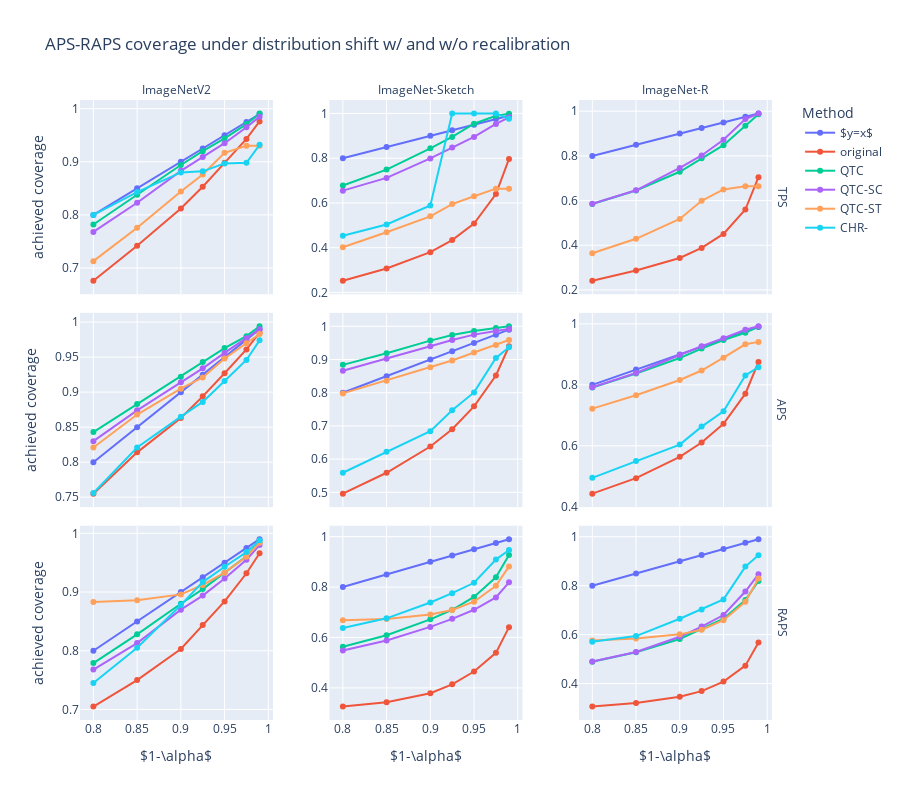

The code cell stored with this chart in its notebook:
### Code cell
rcp_lines_df = rcp_lines_df.query("Method in ['$y=x$', 'original', 'QTC', 'QTC-SC', 'QTC-ST', 'CHR-']")

# unstable setting
rcp_lines_df = rcp_lines_df.query("(ConformalPredictor != 'TPS' | Dataset != 'ImageNet-R') | Method != 'CHR-'")

rcp_lines_df = rcp_lines_df.query("((raps_kreg == @kreg) & (raps_lambda == @lamda)) | ConformalPredictor == 'APS' | ConformalPredictor == 'TPS'")

fig = px.line(
    rcp_lines_df,
    x='1_alpha', y='predicted_coverage', color='Method', markers=True, facet_col='Dataset', facet_col_spacing=0.08,
    facet_row='ConformalPredictor',
    category_orders={
        "Method": ['$y=x$', 'original', 'QTC', 'QTC-SC', 'QTC-ST', 'CHR-'],
        "ConformalPredictor": ["TPS", "APS", "RAPS"],
        "Dataset": ["ImageNetV2", "ImageNet-Sketch", "ImageNet-R"]
    },
    title="TPS, APS, and RAPS coverage under distribution shift w/ and w/o recalibration",
    labels = {
        '1_alpha': r'$1-\alpha$',
        'predicted_coverage': 'achieved coverage'
    }
)

fig.for_each_annotation(lambda a: a.update(text=a.text.split("=")[-1]))

fig.update_yaxes(matches=None, showticklabels=True)

fig.update_layout(height=800)

fig.show()

### Figure 1 — Plotly figure (JSON) as saved in the notebook; plotly's stock layout.template omitted (floating-point values rounded to 4 significant figures)
{"data": [{"hovertemplate": "Method=$y=x$<br>ConformalPredictor=TPS<br>Dataset=ImageNetV2<br>$1-\\alpha$=%{x}<br>achieved coverage=%{y}<extra></extra>", "legendgroup": "$y=x$", "line": {"color": "#636efa", "dash": "solid"}, "marker": {"symbol": "circle"}, "mode": "markers+lines", "name": "$y=x$", "orientation": "v", "showlegend": true, "type": "scatter", "x": [0.8, 0.85, 0.9, 0.925, 0.95, 0.975, 0.99], "xaxis": "x7", "y": [0.8, 0.85, 0.9, 0.925, 0.95, 0.975, 0.99], "yaxis": "y7"}, {"hovertemplate": "Method=$y=x$<br>ConformalPredictor=TPS<br>Dataset=ImageNet-Sketch<br>$1-\\alpha$=%{x}<br>achieved coverage=%{y}<extra></extra>", "legendgroup": "$y=x$", "line": {"color": "#636efa", "dash": "solid"}, "marker": {"symbol": "circle"}, "mode": "markers+lines", "name": "$y=x$", "orientation": "v", "showlegend": false, "type": "scatter", "x": [0.8, 0.85, 0.9, 0.925, 0.95, 0.975, 0.99], "xaxis": "x8", "y": [0.8, 0.85, 0.9, 0.925, 0.95, 0.975, 0.99], "yaxis": "y8"}, {"hovertemplate": "Method=$y=x$<br>ConformalPredictor=TPS<br>Dataset=ImageNet-R<br>$1-\\alpha$=%{x}<br>achieved coverage=%{y}<extra></extra>", "legendgroup": "$y=x$", "line": {"color": "#636efa", "dash": "solid"}, "marker": {"symbol": "circle"}, "mode": "markers+lines", "name": "$y=x$", "orientation": "v", "showlegend": false, "type": "scatter", "x": [0.8, 0.85, 0.9, 0.925, 0.95, 0.975, 0.99], "xaxis": "x9", "y": [0.8, 0.85, 0.9, 0.925, 0.95, 0.975, 0.99], "yaxis": "y9"}, {"hovertemplate": "Method=$y=x$<br>ConformalPredictor=APS<br>Dataset=ImageNetV2<br>$1-\\alpha$=%{x}<br>achieved coverage=%{y}<extra></extra>", "legendgroup": "$y=x$", "line": {"color": "#636efa", "dash": "solid"}, "marker": {"symbol": "circle"}, "mode": "markers+lines", "name": "$y=x$", "orientation": "v", "showlegend": false, "type": "scatter", "x": [0.8, 0.85, 0.9, 0.925, 0.95, 0.975, 0.99], "xaxis": "x4", "y": [0.8, 0.85, 0.9, 0.925, 0.95, 0.975, 0.99], "yaxis": "y4"}, {"hovertemplate": "Method=$y=x$<br>ConformalPredictor=APS<br>Dataset=ImageNet-Sketch<br>$1-\\alpha$=%{x}<br>achieved coverage=%{y}<extra></extra>", "legendgroup": "$y=x$", "line": {"color": "#636efa", "dash": "solid"}, "marker": {"symbol": "circle"}, "mode": "markers+lines", "name": "$y=x$", "orientation": "v", "showlegend": false, "type": "scatter", "x": [0.8, 0.85, 0.9, 0.925, 0.95, 0.975, 0.99], "xaxis": "x5", "y": [0.8, 0.85, 0.9, 0.925, 0.95, 0.975, 0.99], "yaxis": "y5"}, {"hovertemplate": "Method=$y=x$<br>ConformalPredictor=APS<br>Dataset=ImageNet-R<br>$1-\\alpha$=%{x}<br>achieved coverage=%{y}<extra></extra>", "legendgroup": "$y=x$", "line": {"color": "#636efa", "dash": "solid"}, "marker": {"symbol": "circle"}, "mode": "markers+lines", "name": "$y=x$", "orientation": "v", "showlegend": false, "type": "scatter", "x": [0.8, 0.85, 0.9, 0.925, 0.95, 0.975, 0.99], "xaxis": "x6", "y": [0.8, 0.85, 0.9, 0.925, 0.95, 0.975, 0.99], "yaxis": "y6"}, {"hovertemplate": "Method=$y=x$<br>ConformalPredictor=RAPS<br>Dataset=ImageNetV2<br>$1-\\alpha$=%{x}<br>achieved coverage=%{y}<extra></extra>", "legendgroup": "$y=x$", "line": {"color": "#636efa", "dash": "solid"}, "marker": {"symbol": "circle"}, "mode": "markers+lines", "name": "$y=x$", "orientation": "v", "showlegend": false, "type": "scatter", "x": [0.8, 0.85, 0.9, 0.925, 0.95, 0.975, 0.99], "xaxis": "x", "y": [0.8, 0.85, 0.9, 0.925, 0.95, 0.975, 0.99], "yaxis": "y"}, {"hovertemplate": "Method=$y=x$<br>ConformalPredictor=RAPS<br>Dataset=ImageNet-Sketch<br>$1-\\alpha$=%{x}<br>achieved coverage=%{y}<extra></extra>", "legendgroup": "$y=x$", "line": {"color": "#636efa", "dash": "solid"}, "marker": {"symbol": "circle"}, "mode": "markers+lines", "name": "$y=x$", "orientation": "v", "showlegend": false, "type": "scatter", "x": [0.8, 0.85, 0.9, 0.925, 0.95, 0.975, 0.99], "xaxis": "x2", "y": [0.8, 0.85, 0.9, 0.925, 0.95, 0.975, 0.99], "yaxis": "y2"}, {"hovertemplate": "Method=$y=x$<br>ConformalPredictor=RAPS<br>Dataset=ImageNet-R<br>$1-\\alpha$=%{x}<br>achieved coverage=%{y}<extra></extra>", "legendgroup": "$y=x$", "line": {"color": "#636efa", "dash": "solid"}, "marker": {"symbol": "circle"}, "mode": "markers+lines", "name": "$y=x$", "orientation": "v", "showlegend": false, "type": "scatter", "x": [0.8, 0.85, 0.9, 0.925, 0.95, 0.975, 0.99], "xaxis": "x3", "y": [0.8, 0.85, 0.9, 0.925, 0.95, 0.975, 0.99], "yaxis": "y3"}, {"hovertemplate": "Method=original<br>ConformalPredictor=TPS<br>Dataset=ImageNetV2<br>$1-\\alpha$=%{x}<br>achieved coverage=%{y}<extra></extra>", "legendgroup": "original", "line": {"color": "#EF553B", "dash": "solid"}, "marker": {"symbol": "circle"}, "mode": "markers+lines", "name": "original", "orientation": "v", "showlegend": true, "type": "scatter", "x": [0.8, 0.85, 0.9, 0.925, 0.95, 0.975, 0.99], "xaxis": "x7", "y": [0.676, 0.742, 0.812, 0.853, 0.898, 0.943, 0.976], "yaxis": "y7"}, {"hovertemplate": "Method=original<br>ConformalPredictor=TPS<br>Dataset=ImageNet-Sketch<br>$1-\\alpha$=%{x}<br>achieved coverage=%{y}<extra></extra>", "legendgroup": "original", "line": {"color": "#EF553B", "dash": "solid"}, "marker": {"symbol": "circle"}, "mode": "markers+lines", "name": "original", "orientation": "v", "showlegend": false, "type": "scatter", "x": [0.8, 0.85, 0.9, 0.925, 0.95, 0.975, 0.99], "xaxis": "x8", "y": [0.252, 0.307, 0.38, 0.434, 0.508, 0.64, 0.797], "yaxis": "y8"}, {"hovertemplate": "Method=original<br>ConformalPredictor=TPS<br>Dataset=ImageNet-R<br>$1-\\alpha$=%{x}<br>achieved coverage=%{y}<extra></extra>", "legendgroup": "original", "line": {"color": "#EF553B", "dash": "solid"}, "marker": {"symbol": "circle"}, "mode": "markers+lines", "name": "original", "orientation": "v", "showlegend": false, "type": "scatter", "x": [0.8, 0.85, 0.9, 0.925, 0.95, 0.975, 0.99], "xaxis": "x9", "y": [0.241, 0.287, 0.343, 0.388, 0.451, 0.56, 0.705], "yaxis": "y9"}, {"hovertemplate": "Method=original<br>ConformalPredictor=APS<br>Dataset=ImageNetV2<br>$1-\\alpha$=%{x}<br>achieved coverage=%{y}<extra></extra>", "legendgroup": "original", "line": {"color": "#EF553B", "dash": "solid"}, "marker": {"symbol": "circle"}, "mode": "markers+lines", "name": "original", "orientation": "v", "showlegend": false, "type": "scatter", "x": [0.8, 0.85, 0.9, 0.925, 0.95, 0.975, 0.99], "xaxis": "x4", "y": [0.755, 0.814, 0.863, 0.894, 0.927, 0.961, 0.985], "yaxis": "y4"}, {"hovertemplate": "Method=original<br>ConformalPredictor=APS<br>Dataset=ImageNet-Sketch<br>$1-\\alpha$=%{x}<br>achieved coverage=%{y}<extra></extra>", "legendgroup": "original", "line": {"color": "#EF553B", "dash": "solid"}, "marker": {"symbol": "circle"}, "mode": "markers+lines", "name": "original", "orientation": "v", "showlegend": false, "type": "scatter", "x": [0.8, 0.85, 0.9, 0.925, 0.95, 0.975, 0.99], "xaxis": "x5", "y": [0.496, 0.559, 0.638, 0.69, 0.759, 0.852, 0.94], "yaxis": "y5"}, {"hovertemplate": "Method=original<br>ConformalPredictor=APS<br>Dataset=ImageNet-R<br>$1-\\alpha$=%{x}<br>achieved coverage=%{y}<extra></extra>", "legendgroup": "original", "line": {"color": "#EF553B", "dash": "solid"}, "marker": {"symbol": "circle"}, "mode": "markers+lines", "name": "original", "orientation": "v", "showlegend": false, "type": "scatter", "x": [0.8, 0.85, 0.9, 0.925, 0.95, 0.975, 0.99], "xaxis": "x6", "y": [0.443, 0.494, 0.564, 0.611, 0.672, 0.771, 0.875], "yaxis": "y6"}, {"hovertemplate": "Method=original<br>ConformalPredictor=RAPS<br>Dataset=ImageNetV2<br>$1-\\alpha$=%{x}<br>achieved coverage=%{y}<extra></extra>", "legendgroup": "original", "line": {"color": "#EF553B", "dash": "solid"}, "marker": {"symbol": "circle"}, "mode": "markers+lines", "name": "original", "orientation": "v", "showlegend": false, "type": "scatter", "x": [0.8, 0.85, 0.9, 0.925, 0.95, 0.975, 0.99], "xaxis": "x", "y": [0.705, 0.75, 0.803, 0.844, 0.884, 0.932, 0.966], "yaxis": "y"}, {"hovertemplate": "Method=original<br>ConformalPredictor=RAPS<br>Dataset=ImageNet-Sketch<br>$1-\\alpha$=%{x}<br>achieved coverage=%{y}<extra></extra>", "legendgroup": "original", "line": {"color": "#EF553B", "dash": "solid"}, "marker": {"symbol": "circle"}, "mode": "markers+lines", "name": "original", "orientation": "v", "showlegend": false, "type": "scatter", "x": [0.8, 0.85, 0.9, 0.925, 0.95, 0.975, 0.99], "xaxis": "x2", "y": [0.326, 0.343, 0.379, 0.414, 0.465, 0.539, 0.641], "yaxis": "y2"}, {"hovertemplate": "Method=original<br>ConformalPredictor=RAPS<br>Dataset=ImageNet-R<br>$1-\\alpha$=%{x}<br>achieved coverage=%{y}<extra></extra>", "legendgroup": "original", "line": {"color": "#EF553B", "dash": "solid"}, "marker": {"symbol": "circle"}, "mode": "markers+lines", "name": "original", "orientation": "v", "showlegend": false, "type": "scatter", "x": [0.8, 0.85, 0.9, 0.925, 0.95, 0.975, 0.99], "xaxis": "x3", "y": [0.306, 0.32, 0.346, 0.369, 0.408, 0.473, 0.568], "yaxis": "y3"}, {"hovertemplate": "Method=QTC<br>ConformalPredictor=TPS<br>Dataset=ImageNetV2<br>$1-\\alpha$=%{x}<br>achieved coverage=%{y}<extra></extra>", "legendgroup": "QTC", "line": {"color": "#00cc96", "dash": "solid"}, "marker": {"symbol": "circle"}, "mode": "markers+lines", "name": "QTC", "orientation": "v", "showlegend": true, "type": "scatter", "x": [0.8, 0.85, 0.9, 0.925, 0.95, 0.975, 0.99], "xaxis": "x7", "y": [0.782, 0.838, 0.894, 0.92, 0.944, 0.971, 0.991], "yaxis": "y7"}, {"hovertemplate": "Method=QTC<br>ConformalPredictor=TPS<br>Dataset=ImageNet-Sketch<br>$1-\\alpha$=%{x}<br>achieved coverage=%{y}<extra></extra>", "legendgroup": "QTC", "line": {"color": "#00cc96", "dash": "solid"}, "marker": {"symbol": "circle"}, "mode": "markers+lines", "name": "QTC", "orientation": "v", "showlegend": false, "type": "scatter", "x": [0.8, 0.85, 0.9, 0.925, 0.95, 0.975, 0.99], "xaxis": "x8", "y": [0.678, 0.749, 0.844, 0.895, 0.954, 0.99, 0.999], "yaxis": "y8"}, {"hovertemplate": "Method=QTC<br>ConformalPredictor=TPS<br>Dataset=ImageNet-R<br>$1-\\alpha$=%{x}<br>achieved coverage=%{y}<extra></extra>", "legendgroup": "QTC", "line": {"color": "#00cc96", "dash": "solid"}, "marker": {"symbol": "circle"}, "mode": "markers+lines", "name": "QTC", "orientation": "v", "showlegend": false, "type": "scatter", "x": [0.8, 0.85, 0.9, 0.925, 0.95, 0.975, 0.99], "xaxis": "x9", "y": [0.585, 0.645, 0.729, 0.789, 0.848, 0.935, 0.987], "yaxis": "y9"}, {"hovertemplate": "Method=QTC<br>ConformalPredictor=APS<br>Dataset=ImageNetV2<br>$1-\\alpha$=%{x}<br>achieved coverage=%{y}<extra></extra>", "legendgroup": "QTC", "line": {"color": "#00cc96", "dash": "solid"}, "marker": {"symbol": "circle"}, "mode": "markers+lines", "name": "QTC", "orientation": "v", "showlegend": false, "type": "scatter", "x": [0.8, 0.85, 0.9, 0.925, 0.95, 0.975, 0.99], "xaxis": "x4", "y": [0.843, 0.883, 0.922, 0.943, 0.963, 0.98, 0.994], "yaxis": "y4"}, {"hovertemplate": "Method=QTC<br>ConformalPredictor=APS<br>Dataset=ImageNet-Sketch<br>$1-\\alpha$=%{x}<br>achieved coverage=%{y}<extra></extra>", "legendgroup": "QTC", "line": {"color": "#00cc96", "dash": "solid"}, "marker": {"symbol": "circle"}, "mode": "markers+lines", "name": "QTC", "orientation": "v", "showlegend": false, "type": "scatter", "x": [0.8, 0.85, 0.9, 0.925, 0.95, 0.975, 0.99], "xaxis": "x5", "y": [0.884, 0.919, 0.957, 0.974, 0.986, 0.995, 1], "yaxis": "y5"}, {"hovertemplate": "Method=QTC<br>ConformalPredictor=APS<br>Dataset=ImageNet-R<br>$1-\\alpha$=%{x}<br>achieved coverage=%{y}<extra></extra>", "legendgroup": "QTC", "line": {"color": "#00cc96", "dash": "solid"}, "marker": {"symbol": "circle"}, "mode": "markers+lines", "name": "QTC", "orientation": "v", "showlegend": false, "type": "scatter", "x": [0.8, 0.85, 0.9, 0.925, 0.95, 0.975, 0.99], "xaxis": "x6", "y": [0.791, 0.837, 0.888, 0.919, 0.947, 0.971, 0.991], "yaxis": "y6"}, {"hovertemplate": "Method=QTC<br>ConformalPredictor=RAPS<br>Dataset=ImageNetV2<br>$1-\\alpha$=%{x}<br>achieved coverage=%{y}<extra></extra>", "legendgroup": "QTC", "line": {"color": "#00cc96", "dash": "solid"}, "marker": {"symbol": "circle"}, "mode": "markers+lines", "name": "QTC", "orientation": "v", "showlegend": false, "type": "scatter", "x": [0.8, 0.85, 0.9, 0.925, 0.95, 0.975, 0.99], "xaxis": "x", "y": [0.779, 0.828, 0.88, 0.905, 0.933, 0.961, 0.985], "yaxis": "y"}, {"hovertemplate": "Method=QTC<br>ConformalPredictor=RAPS<br>Dataset=ImageNet-Sketch<br>$1-\\alpha$=%{x}<br>achieved coverage=%{y}<extra></extra>", "legendgroup": "QTC", "line": {"color": "#00cc96", "dash": "solid"}, "marker": {"symbol": "circle"}, "mode": "markers+lines", "name": "QTC", "orientation": "v", "showlegend": false, "type": "scatter", "x": [0.8, 0.85, 0.9, 0.925, 0.95, 0.975, 0.99], "xaxis": "x2", "y": [0.563, 0.609, 0.672, 0.71, 0.761, 0.839, 0.927], "yaxis": "y2"}, {"hovertemplate": "Method=QTC<br>ConformalPredictor=RAPS<br>Dataset=ImageNet-R<br>$1-\\alpha$=%{x}<br>achieved coverage=%{y}<extra></extra>", "legendgroup": "QTC", "line": {"color": "#00cc96", "dash": "solid"}, "marker": {"symbol": "circle"}, "mode": "markers+lines", "name": "QTC", "orientation": "v", "showlegend": false, "type": "scatter", "x": [0.8, 0.85, 0.9, 0.925, 0.95, 0.975, 0.99], "xaxis": "x3", "y": [0.489, 0.528, 0.582, 0.623, 0.665, 0.741, 0.819], "yaxis": "y3"}, {"hovertemplate": "Method=QTC-SC<br>ConformalPredictor=TPS<br>Dataset=ImageNetV2<br>$1-\\alpha$=%{x}<br>achieved coverage=%{y}<extra></extra>", "legendgroup": "QTC-SC", "line": {"color": "#ab63fa", "dash": "solid"}, "marker": {"symbol": "circle"}, "mode": "markers+lines", "name": "QTC-SC", "orientation": "v", "showlegend": true, "type": "scatter", "x": [0.8, 0.85, 0.9, 0.925, 0.95, 0.975, 0.99], "xaxis": "x7", "y": [0.768, 0.823, 0.883, 0.909, 0.935, 0.965, 0.985], "yaxis": "y7"}, {"hovertemplate": "Method=QTC-SC<br>ConformalPredictor=TPS<br>Dataset=ImageNet-Sketch<br>$1-\\alpha$=%{x}<br>achieved coverage=%{y}<extra></extra>", "legendgroup": "QTC-SC", "line": {"color": "#ab63fa", "dash": "solid"}, "marker": {"symbol": "circle"}, "mode": "markers+lines", "name": "QTC-SC", "orientation": "v", "showlegend": false, "type": "scatter", "x": [0.8, 0.85, 0.9, 0.925, 0.95, 0.975, 0.99], "xaxis": "x8", "y": [0.655, 0.712, 0.799, 0.848, 0.895, 0.953, 0.983], "yaxis": "y8"}, {"hovertemplate": "Method=QTC-SC<br>ConformalPredictor=TPS<br>Dataset=ImageNet-R<br>$1-\\alpha$=%{x}<br>achieved coverage=%{y}<extra></extra>", "legendgroup": "QTC-SC", "line": {"color": "#ab63fa", "dash": "solid"}, "marker": {"symbol": "circle"}, "mode": "markers+lines", "name": "QTC-SC", "orientation": "v", "showlegend": false, "type": "scatter", "x": [0.8, 0.85, 0.9, 0.925, 0.95, 0.975, 0.99], "xaxis": "x9", "y": [0.586, 0.646, 0.746, 0.802, 0.872, 0.965, 0.99], "yaxis": "y9"}, {"hovertemplate": "Method=QTC-SC<br>ConformalPredictor=APS<br>Dataset=ImageNetV2<br>$1-\\alpha$=%{x}<br>achieved coverage=%{y}<extra></extra>", "legendgroup": "QTC-SC", "line": {"color": "#ab63fa", "dash": "solid"}, "marker": {"symbol": "circle"}, "mode": "markers+lines", "name": "QTC-SC", "orientation": "v", "showlegend": false, "type": "scatter", "x": [0.8, 0.85, 0.9, 0.925, 0.95, 0.975, 0.99], "xaxis": "x4", "y": [0.83, 0.874, 0.914, 0.934, 0.956, 0.977, 0.99], "yaxis": "y4"}, {"hovertemplate": "Method=QTC-SC<br>ConformalPredictor=APS<br>Dataset=ImageNet-Sketch<br>$1-\\alpha$=%{x}<br>achieved coverage=%{y}<extra></extra>", "legendgroup": "QTC-SC", "line": {"color": "#ab63fa", "dash": "solid"}, "marker": {"symbol": "circle"}, "mode": "markers+lines", "name": "QTC-SC", "orientation": "v", "showlegend": false, "type": "scatter", "x": [0.8, 0.85, 0.9, 0.925, 0.95, 0.975, 0.99], "xaxis": "x5", "y": [0.866, 0.902, 0.94, 0.959, 0.975, 0.986, 0.992], "yaxis": "y5"}, {"hovertemplate": "Method=QTC-SC<br>ConformalPredictor=APS<br>Dataset=ImageNet-R<br>$1-\\alpha$=%{x}<br>achieved coverage=%{y}<extra></extra>", "legendgroup": "QTC-SC", "line": {"color": "#ab63fa", "dash": "solid"}, "marker": {"symbol": "circle"}, "mode": "markers+lines", "name": "QTC-SC", "orientation": "v", "showlegend": false, "type": "scatter", "x": [0.8, 0.85, 0.9, 0.925, 0.95, 0.975, 0.99], "xaxis": "x6", "y": [0.792, 0.839, 0.898, 0.927, 0.953, 0.981, 0.992], "yaxis": "y6"}, {"hovertemplate": "Method=QTC-SC<br>ConformalPredictor=RAPS<br>Dataset=ImageNetV2<br>$1-\\alpha$=%{x}<br>achieved coverage=%{y}<extra></extra>", "legendgroup": "QTC-SC", "line": {"color": "#ab63fa", "dash": "solid"}, "marker": {"symbol": "circle"}, "mode": "markers+lines", "name": "QTC-SC", "orientation": "v", "showlegend": false, "type": "scatter", "x": [0.8, 0.85, 0.9, 0.925, 0.95, 0.975, 0.99], "xaxis": "x", "y": [0.768, 0.813, 0.87, 0.894, 0.923, 0.955, 0.98], "yaxis": "y"}, {"hovertemplate": "Method=QTC-SC<br>ConformalPredictor=RAPS<br>Dataset=ImageNet-Sketch<br>$1-\\alpha$=%{x}<br>achieved coverage=%{y}<extra></extra>", "legendgroup": "QTC-SC", "line": {"color": "#ab63fa", "dash": "solid"}, "marker": {"symbol": "circle"}, "mode": "markers+lines", "name": "QTC-SC", "orientation": "v", "showlegend": false, "type": "scatter", "x": [0.8, 0.85, 0.9, 0.925, 0.95, 0.975, 0.99], "xaxis": "x2", "y": [0.548, 0.588, 0.642, 0.674, 0.71, 0.759, 0.819], "yaxis": "y2"}, {"hovertemplate": "Method=QTC-SC<br>ConformalPredictor=RAPS<br>Dataset=ImageNet-R<br>$1-\\alpha$=%{x}<br>achieved coverage=%{y}<extra></extra>", "legendgroup": "QTC-SC", "line": {"color": "#ab63fa", "dash": "solid"}, "marker": {"symbol": "circle"}, "mode": "markers+lines", "name": "QTC-SC", "orientation": "v", "showlegend": false, "type": "scatter", "x": [0.8, 0.85, 0.9, 0.925, 0.95, 0.975, 0.99], "xaxis": "x3", "y": [0.49, 0.529, 0.591, 0.633, 0.68, 0.776, 0.847], "yaxis": "y3"}, {"hovertemplate": "Method=QTC-ST<br>ConformalPredictor=TPS<br>Dataset=ImageNetV2<br>$1-\\alpha$=%{x}<br>achieved coverage=%{y}<extra></extra>", "legendgroup": "QTC-ST", "line": {"color": "#FFA15A", "dash": "solid"}, "marker": {"symbol": "circle"}, "mode": "markers+lines", "name": "QTC-ST", "orientation": "v", "showlegend": true, "type": "scatter", "x": [0.8, 0.85, 0.9, 0.925, 0.95, 0.975, 0.99], "xaxis": "x7", "y": [0.713, 0.776, 0.844, 0.876, 0.917, 0.93, 0.93], "yaxis": "y7"}, {"hovertemplate": "Method=QTC-ST<br>ConformalPredictor=TPS<br>Dataset=ImageNet-Sketch<br>$1-\\alpha$=%{x}<br>achieved coverage=%{y}<extra></extra>", "legendgroup": "QTC-ST", "line": {"color": "#FFA15A", "dash": "solid"}, "marker": {"symbol": "circle"}, "mode": "markers+lines", "name": "QTC-ST", "orientation": "v", "showlegend": false, "type": "scatter", "x": [0.8, 0.85, 0.9, 0.925, 0.95, 0.975, 0.99], "xaxis": "x8", "y": [0.402, 0.469, 0.54, 0.595, 0.63, 0.664, 0.664], "yaxis": "y8"}, {"hovertemplate": "Method=QTC-ST<br>ConformalPredictor=TPS<br>Dataset=ImageNet-R<br>$1-\\alpha$=%{x}<br>achieved coverage=%{y}<extra></extra>", "legendgroup": "QTC-ST", "line": {"color": "#FFA15A", "dash": "solid"}, "marker": {"symbol": "circle"}, "mode": "markers+lines", "name": "QTC-ST", "orientation": "v", "showlegend": false, "type": "scatter", "x": [0.8, 0.85, 0.9, 0.925, 0.95, 0.975, 0.99], "xaxis": "x9", "y": [0.364, 0.429, 0.518, 0.599, 0.65, 0.664, 0.664], "yaxis": "y9"}, {"hovertemplate": "Method=QTC-ST<br>ConformalPredictor=APS<br>Dataset=ImageNetV2<br>$1-\\alpha$=%{x}<br>achieved coverage=%{y}<extra></extra>", "legendgroup": "QTC-ST", "line": {"color": "#FFA15A", "dash": "solid"}, "marker": {"symbol": "circle"}, "mode": "markers+lines", "name": "QTC-ST", "orientation": "v", "showlegend": false, "type": "scatter", "x": [0.99, 0.975, 0.95, 0.925, 0.9, 0.85, 0.8], "xaxis": "x4", "y": [0.983, 0.97, 0.948, 0.921, 0.905, 0.868, 0.821], "yaxis": "y4"}, {"hovertemplate": "Method=QTC-ST<br>ConformalPredictor=APS<br>Dataset=ImageNet-Sketch<br>$1-\\alpha$=%{x}<br>achieved coverage=%{y}<extra></extra>", "legendgroup": "QTC-ST", "line": {"color": "#FFA15A", "dash": "solid"}, "marker": {"symbol": "circle"}, "mode": "markers+lines", "name": "QTC-ST", "orientation": "v", "showlegend": false, "type": "scatter", "x": [0.99, 0.975, 0.95, 0.925, 0.9, 0.85, 0.8], "xaxis": "x5", "y": [0.959, 0.944, 0.921, 0.897, 0.877, 0.836, 0.798], "yaxis": "y5"}, {"hovertemplate": "Method=QTC-ST<br>ConformalPredictor=APS<br>Dataset=ImageNet-R<br>$1-\\alpha$=%{x}<br>achieved coverage=%{y}<extra></extra>", "legendgroup": "QTC-ST", "line": {"color": "#FFA15A", "dash": "solid"}, "marker": {"symbol": "circle"}, "mode": "markers+lines", "name": "QTC-ST", "orientation": "v", "showlegend": false, "type": "scatter", "x": [0.99, 0.975, 0.95, 0.925, 0.9, 0.85, 0.8], "xaxis": "x6", "y": [0.941, 0.933, 0.889, 0.847, 0.816, 0.766, 0.722], "yaxis": "y6"}, {"hovertemplate": "Method=QTC-ST<br>ConformalPredictor=RAPS<br>Dataset=ImageNetV2<br>$1-\\alpha$=%{x}<br>achieved coverage=%{y}<extra></extra>", "legendgroup": "QTC-ST", "line": {"color": "#FFA15A", "dash": "solid"}, "marker": {"symbol": "circle"}, "mode": "markers+lines", "name": "QTC-ST", "orientation": "v", "showlegend": false, "type": "scatter", "x": [0.99, 0.975, 0.95, 0.925, 0.9, 0.85, 0.8], "xaxis": "x", "y": [0.984, 0.96, 0.933, 0.912, 0.896, 0.886, 0.883], "yaxis": "y"}, {"hovertemplate": "Method=QTC-ST<br>ConformalPredictor=RAPS<br>Dataset=ImageNet-Sketch<br>$1-\\alpha$=%{x}<br>achieved coverage=%{y}<extra></extra>", "legendgroup": "QTC-ST", "line": {"color": "#FFA15A", "dash": "solid"}, "marker": {"symbol": "circle"}, "mode": "markers+lines", "name": "QTC-ST", "orientation": "v", "showlegend": false, "type": "scatter", "x": [0.99, 0.975, 0.95, 0.925, 0.9, 0.85, 0.8], "xaxis": "x2", "y": [0.882, 0.805, 0.742, 0.709, 0.691, 0.673, 0.668], "yaxis": "y2"}, {"hovertemplate": "Method=QTC-ST<br>ConformalPredictor=RAPS<br>Dataset=ImageNet-R<br>$1-\\alpha$=%{x}<br>achieved coverage=%{y}<extra></extra>", "legendgroup": "QTC-ST", "line": {"color": "#FFA15A", "dash": "solid"}, "marker": {"symbol": "circle"}, "mode": "markers+lines", "name": "QTC-ST", "orientation": "v", "showlegend": false, "type": "scatter", "x": [0.99, 0.975, 0.95, 0.925, 0.9, 0.85, 0.8], "xaxis": "x3", "y": [0.829, 0.734, 0.659, 0.62, 0.601, 0.584, 0.576], "yaxis": "y3"}, {"hovertemplate": "Method=CHR-<br>ConformalPredictor=TPS<br>Dataset=ImageNetV2<br>$1-\\alpha$=%{x}<br>achieved coverage=%{y}<extra></extra>", "legendgroup": "CHR-", "line": {"color": "#19d3f3", "dash": "solid"}, "marker": {"symbol": "circle"}, "mode": "markers+lines", "name": "CHR-", "orientation": "v", "showlegend": true, "type": "scatter", "x": [0.8, 0.85, 0.9, 0.925, 0.95, 0.975, 0.99], "xaxis": "x7", "y": [0.8, 0.843, 0.88, 0.882, 0.897, 0.898, 0.932], "yaxis": "y7"}, {"hovertemplate": "Method=CHR-<br>ConformalPredictor=TPS<br>Dataset=ImageNet-Sketch<br>$1-\\alpha$=%{x}<br>achieved coverage=%{y}<extra></extra>", "legendgroup": "CHR-", "line": {"color": "#19d3f3", "dash": "solid"}, "marker": {"symbol": "circle"}, "mode": "markers+lines", "name": "CHR-", "orientation": "v", "showlegend": false, "type": "scatter", "x": [0.8, 0.85, 0.9, 0.925, 0.95, 0.975, 0.99], "xaxis": "x8", "y": [0.453, 0.504, 0.589, 1, 1, 1, 0.976], "yaxis": "y8"}, {"hovertemplate": "Method=CHR-<br>ConformalPredictor=APS<br>Dataset=ImageNetV2<br>$1-\\alpha$=%{x}<br>achieved coverage=%{y}<extra></extra>", "legendgroup": "CHR-", "line": {"color": "#19d3f3", "dash": "solid"}, "marker": {"symbol": "circle"}, "mode": "markers+lines", "name": "CHR-", "orientation": "v", "showlegend": false, "type": "scatter", "x": [0.99, 0.975, 0.95, 0.925, 0.9, 0.85, 0.8], "xaxis": "x4", "y": [0.974, 0.946, 0.916, 0.886, 0.865, 0.821, 0.756], "yaxis": "y4"}, {"hovertemplate": "Method=CHR-<br>ConformalPredictor=APS<br>Dataset=ImageNet-Sketch<br>$1-\\alpha$=%{x}<br>achieved coverage=%{y}<extra></extra>", "legendgroup": "CHR-", "line": {"color": "#19d3f3", "dash": "solid"}, "marker": {"symbol": "circle"}, "mode": "markers+lines", "name": "CHR-", "orientation": "v", "showlegend": false, "type": "scatter", "x": [0.99, 0.975, 0.95, 0.925, 0.9, 0.85, 0.8], "xaxis": "x5", "y": [0.937, 0.905, 0.801, 0.747, 0.684, 0.622, 0.559], "yaxis": "y5"}, {"hovertemplate": "Method=CHR-<br>ConformalPredictor=APS<br>Dataset=ImageNet-R<br>$1-\\alpha$=%{x}<br>achieved coverage=%{y}<extra></extra>", "legendgroup": "CHR-", "line": {"color": "#19d3f3", "dash": "solid"}, "marker": {"symbol": "circle"}, "mode": "markers+lines", "name": "CHR-", "orientation": "v", "showlegend": false, "type": "scatter", "x": [0.99, 0.975, 0.95, 0.925, 0.9, 0.85, 0.8], "xaxis": "x6", "y": [0.858, 0.831, 0.713, 0.663, 0.604, 0.55, 0.495], "yaxis": "y6"}, {"hovertemplate": "Method=CHR-<br>ConformalPredictor=RAPS<br>Dataset=ImageNetV2<br>$1-\\alpha$=%{x}<br>achieved coverage=%{y}<extra></extra>", "legendgroup": "CHR-", "line": {"color": "#19d3f3", "dash": "solid"}, "marker": {"symbol": "circle"}, "mode": "markers+lines", "name": "CHR-", "orientation": "v", "showlegend": false, "type": "scatter", "x": [0.99, 0.975, 0.95, 0.925, 0.9, 0.85, 0.8], "xaxis": "x", "y": [0.988, 0.968, 0.943, 0.917, 0.878, 0.805, 0.745], "yaxis": "y"}, {"hovertemplate": "Method=CHR-<br>ConformalPredictor=RAPS<br>Dataset=ImageNet-Sketch<br>$1-\\alpha$=%{x}<br>achieved coverage=%{y}<extra></extra>", "legendgroup": "CHR-", "line": {"color": "#19d3f3", "dash": "solid"}, "marker": {"symbol": "circle"}, "mode": "markers+lines", "name": "CHR-", "orientation": "v", "showlegend": false, "type": "scatter", "x": [0.99, 0.975, 0.95, 0.925, 0.9, 0.85, 0.8], "xaxis": "x2", "y": [0.947, 0.909, 0.817, 0.776, 0.739, 0.676, 0.638], "yaxis": "y2"}, {"hovertemplate": "Method=CHR-<br>ConformalPredictor=RAPS<br>Dataset=ImageNet-R<br>$1-\\alpha$=%{x}<br>achieved coverage=%{y}<extra></extra>", "legendgroup": "CHR-", "line": {"color": "#19d3f3", "dash": "solid"}, "marker": {"symbol": "circle"}, "mode": "markers+lines", "name": "CHR-", "orientation": "v", "showlegend": false, "type": "scatter", "x": [0.99, 0.975, 0.95, 0.925, 0.9, 0.85, 0.8], "xaxis": "x3", "y": [0.924, 0.878, 0.744, 0.703, 0.665, 0.594, 0.571], "yaxis": "y3"}], "layout": {"annotations": [{"font": {}, "showarrow": false, "text": "ImageNetV2", "x": 0.1367, "xanchor": "center", "xref": "paper", "y": 1.0, "yanchor": "bottom", "yref": "paper"}, {"font": {}, "showarrow": false, "text": "ImageNet-Sketch", "x": 0.49, "xanchor": "center", "xref": "paper", "y": 1.0, "yanchor": "bottom", "yref": "paper"}, {"font": {}, "showarrow": false, "text": "ImageNet-R", "x": 0.8433, "xanchor": "center", "xref": "paper", "y": 1.0, "yanchor": "bottom", "yref": "paper"}, {"font": {}, "showarrow": false, "text": "RAPS", "textangle": 90, "x": 0.98, "xanchor": "left", "xref": "paper", "y": 0.1567, "yanchor": "middle", "yref": "paper"}, {"font": {}, "showarrow": false, "text": "APS", "textangle": 90, "x": 0.98, "xanchor": "left", "xref": "paper", "y": 0.5, "yanchor": "middle", "yref": "paper"}, {"font": {}, "showarrow": false, "text": "TPS", "textangle": 90, "x": 0.98, "xanchor": "left", "xref": "paper", "y": 0.8433, "yanchor": "middle", "yref": "paper"}], "height": 800, "legend": {"title": {"text": "Method"}, "tracegroupgap": 0}, "title": {"text": "APS-RAPS coverage under distribution shift w/ and w/o recalibration"}, "xaxis": {"anchor": "y", "domain": [0, 0.2733], "title": {"text": "$1-\\alpha$"}}, "xaxis2": {"anchor": "y2", "domain": [0.3533, 0.6267], "matches": "x", "title": {"text": "$1-\\alpha$"}}, "xaxis3": {"anchor": "y3", "domain": [0.7067, 0.98], "matches": "x", "title": {"text": "$1-\\alpha$"}}, "xaxis4": {"anchor": "y4", "domain": [0, 0.2733], "matches": "x", "showticklabels": false}, "xaxis5": {"anchor": "y5", "domain": [0.3533, 0.6267], "matches": "x", "showticklabels": false}, "xaxis6": {"anchor": "y6", "domain": [0.7067, 0.98], "matches": "x", "showticklabels": false}, "xaxis7": {"anchor": "y7", "domain": [0, 0.2733], "matches": "x", "showticklabels": false}, "xaxis8": {"anchor": "y8", "domain": [0.3533, 0.6267], "matches": "x", "showticklabels": false}, "xaxis9": {"anchor": "y9", "domain": [0.7067, 0.98], "matches": "x", "showticklabels": false}, "yaxis": {"anchor": "x", "domain": [0, 0.3133], "showticklabels": true, "title": {"text": "achieved coverage"}}, "yaxis2": {"anchor": "x2", "domain": [0, 0.3133], "showticklabels": true}, "yaxis3": {"anchor": "x3", "domain": [0, 0.3133], "showticklabels": true}, "yaxis4": {"anchor": "x4", "domain": [0.3433, 0.6567], "showticklabels": true, "title": {"text": "achieved coverage"}}, "yaxis5": {"anchor": "x5", "domain": [0.3433, 0.6567], "showticklabels": true}, "yaxis6": {"anchor": "x6", "domain": [0.3433, 0.6567], "showticklabels": true}, "yaxis7": {"anchor": "x7", "domain": [0.6867, 1.0], "showticklabels": true, "title": {"text": "achieved coverage"}}, "yaxis8": {"anchor": "x8", "domain": [0.6867, 1.0], "showticklabels": true}, "yaxis9": {"anchor": "x9", "domain": [0.6867, 1.0], "showticklabels": true}}}
